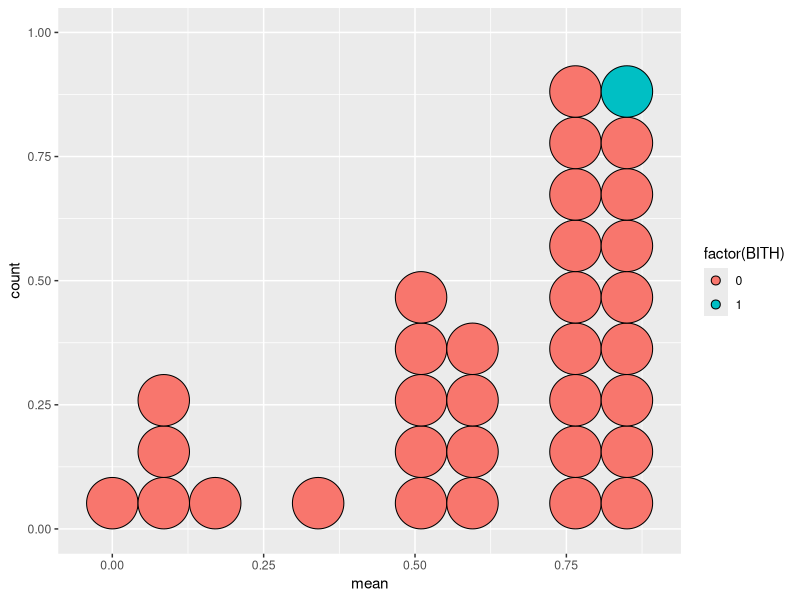
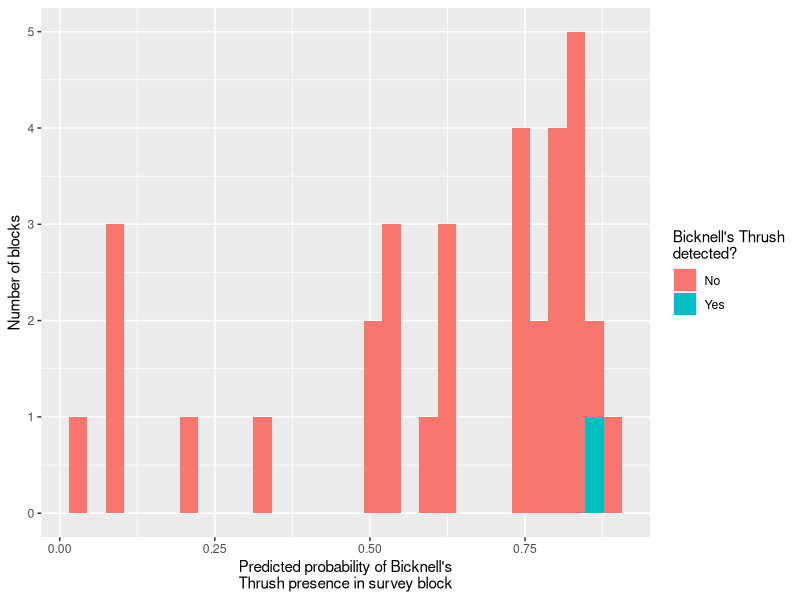

Reproduce these figures in R, in order.
library(ggplot2)
cells <- read.csv(file = "Data/Cells_surveyed.csv", header = T)
ggplot(data = cells, aes(x = mean, fill = factor(BITH))) + geom_dotplot(method="histodot",binwidth = 0.085,stackgroups = TRUE)
png(file = "/Users/johnlloyd/Dropbox/VCE/BITH Puerto Rico/Figure3.png")
ggplot(data = cells, aes(x = mean, fill = BITH_cat)) + geom_histogram() + xlab("Predicted probability of Bicknell's\nThrush presence in survey block") + 
  ylab("Number of blocks") + guides(fill=guide_legend(title="Bicknell's Thrush\ndetected?"))
dev.off()
summary(cells)
